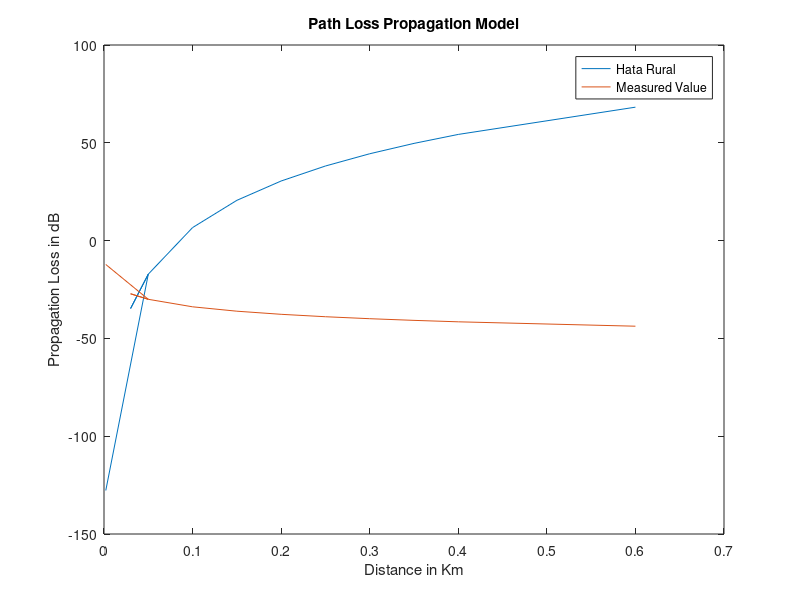

MATLAB code for this plot:
clc;
clear all;
close all;

%Variables required for Path Loss Model for Piyush
%d = 1:1:10;
d= [0.002 0.05 0.03 0.05 0.1 0.15 .2 .25 .3 .35 .4 .6];
%d = [0.05 0.1 0.25 0.27	0.3	0.4	0.45 0.5 0.55 0.6 0.7 0.8 0.85 0.9 1 1.25 2];
%d = [0.002 0.005 0.03 0.05 0.1 0.15 0.2 0.25 0.3 0.35 0.4 0.6];


Hte = input('Enter the height of the transmitter height:  ');
%Hte = 30:1:100;
fc = input('Enter the frequency:  ');
hr = input('Enter the height of the receiver antenna:  ');

%Hata Model
K=35.94;
ahr = ((1.1*log(fc) - 0.7)*hr - (1.56*log(fc) - 0.8));
PL  = ((69.55) + (26.16*log(fc)) - (13.82*log(Hte)) - ahr + ((44.9- 6.55*log(Hte))*log(d)));
PLo = PL- 4.79*(log(fc)^2)+18.33*log(fc)-K;
PLr = PL - 2*(log(fc/28))^2-5.4;
PLm = 64.15 + 26.16*log(fc)- 2*(log(fc/28))^2 - ahr - ((89.015 + 3.4382*log(d))*log(Hte));

%Hata Propagation loss between isotropic antenna's
c = 3*10^8;
pi = 3.142;
Aeff = ((c^2/fc^2)/4*pi);

%LP = Pt - E  - (10*log(Aeff)) + 145.8;

%Cost 231 Model
PLc = 46.3 + (33.9*log(fc)) - (13.82*log(Hte)) - ahr + ((44.9- 6.55*log(Hte))*log(d));

%Okumura
c=3*10^8;
lamda=(c)/(fc*10^6);
Lf = 10*log((lamda^2)/((4*pi)^2)*d.^2); %   Free Space Propagation Loss
Amu = 35;       % Median Attenuation Relative to Free Space (900 MHz and 30 Km)
Garea = 9;      % Gain due to the Type of Environment (Suburban Area)
Ghte = 20*log(Hte/200); % Base Station Antenna Height Gain Factor
if(hr>3)
Ghre = 20*log(hr/3);
else
Ghre = 10*log(hr/3);
end
%   Propagation Path Loss
L50 = Lf+Amu-Ghte-Ghre-Garea;

%display('Propagation pathloss is : ');
%disp(L50);
%disp(PL);

%Egli Model
%Po = ((40*log(fc))- (20*log(Hte)*10*log(hr)));
%PLe = 20*log(fc)+Po+76.3

PLe = 117 + (40*log(d))+ (20*log(fc))-(20*log(Hte*hr)); 


plot(d,PL);
hold on;
plot(d,PLm);
%plot(d,PLo);
%plot (d,PLc);
%hold on;
%plot(d,L50);
%hold on;
%plot(d,PLe);
%hold on;
%plot(d,LP);
%grid on;
%legend ('Hata Model','COST231 Model','Okumura Model','Egli Model');
legend ('Hata Rural','Measured Value');
title ('Path Loss Propagation Model');
xlabel('Distance in Km');
ylabel('Propagation Loss in dB');